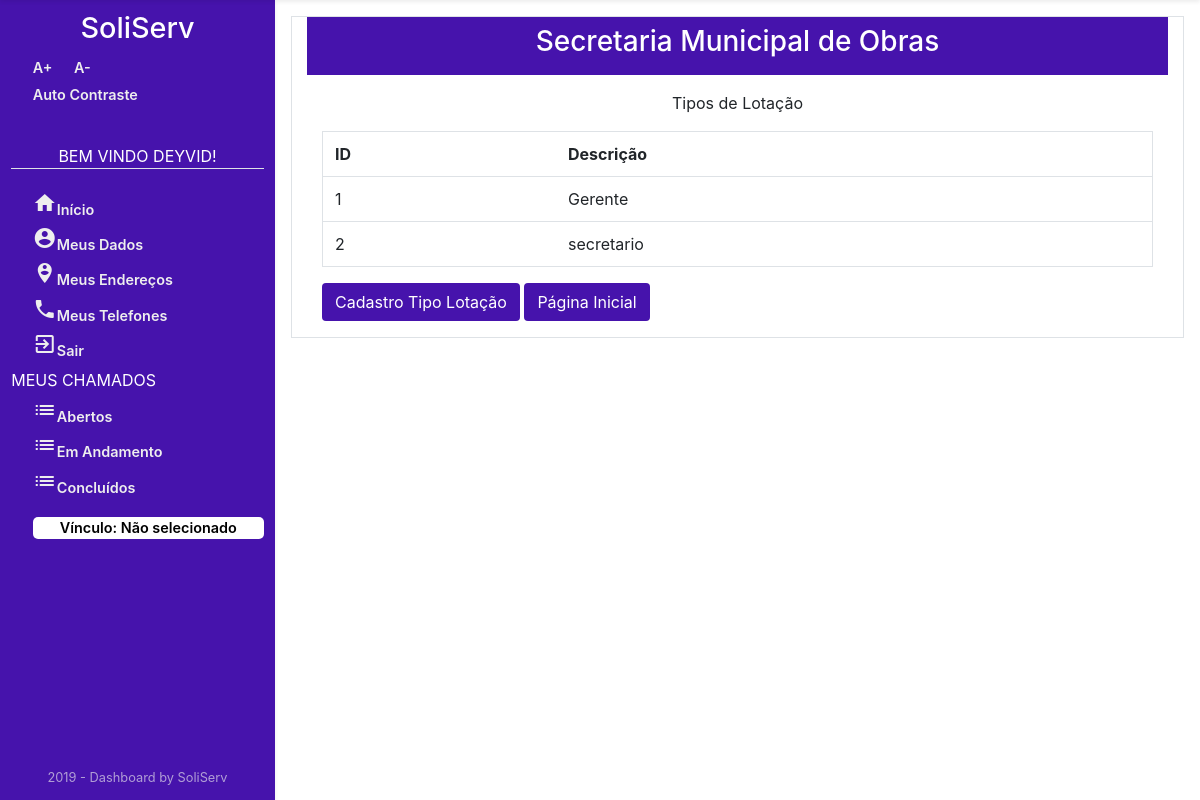
/Orgao/TiposLotacao/ (signed in), run on an earlier commit of the app's database.
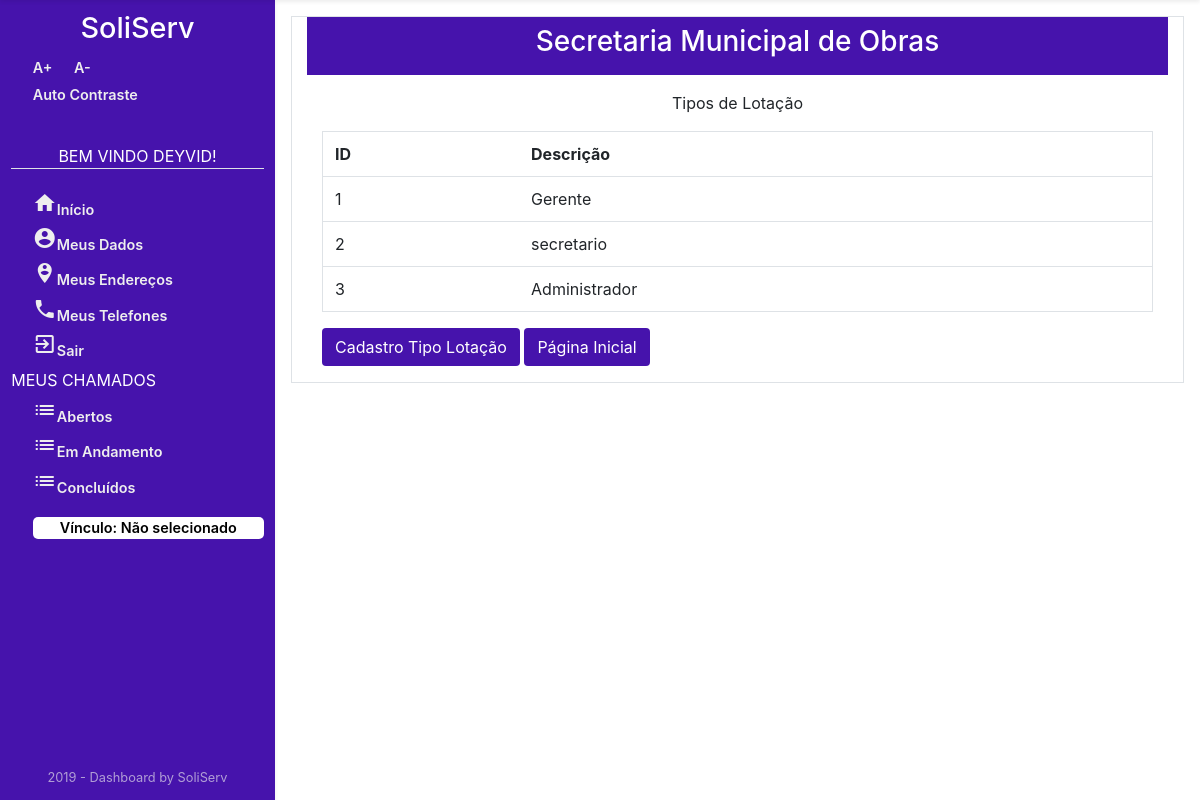
And on a later commit of the database.
### Orgao/models.py (models this page shows, shortened)
class TipoLotacao(models.Model):
    descricao = models.CharField('DESCRIÇÃO', max_length=45)
    class Meta:
        verbose_name = "TipoLotacao"
        verbose_name_plural = "TiposLotacao"

### Orgao/views.py (the view)
# urls.py: path('TiposLotacao/', views.TipoLotacaoList, name='tipos_lotacao'),
def TipoLotacaoList(request):
    tipo_lotacao_list = TipoLotacao.objects.all()
    context = {'tipo_lotacao_list': tipo_lotacao_list}
    if not request.user.is_authenticated:
        return render(request, 'Usuario/acessoNegado.html')
    else:
        return render(request, 'Orgao/tiposLotacao.html', context)

### Orgao/templates/Orgao/tiposLotacao.html (shortened to what this page needs)
{% extends "sistemaDeGestaoDeServicosPublicos/index1.html" %}
{% block centro %}
<main id="Orgao" class="container border">
    <div id="tituloOrgao" class="container pb-2 pt-2">
        <h3>Secretaria Municipal de Obras</h3>
    </div>
    <div class="container">
    {% block centroOrgao %}
    {% if tipo_lotacao_list %}
    <form>
        <p class="text-center mt-3">Tipos de Lotação</p>
        <table class="table border">
            <tr>
                <th>ID</th>
                <th>Descrição</th>
            </tr>
            {% for tipos in tipo_lotacao_list %}
            <tr>
                <td>{{tipos.id}}</td>
                <td>{{tipos.descricao}}</td>
            </tr>
            {% endfor %}
        </table>
        <a class="btn  mb-3" href="{% url 'Orgao:cadastro_Tipo_Lotacao'%}"style="background: #4613ac; color: white;">Cadastro Tipo Lotação</a>
        <a class="btn  mb-3" href="{% url 'Orgao:orgao_index'%}"style="background: #4613ac; color: white;" title="Voltar a HomePage">Página Inicial</a>
    </form>
    {% endif %}
    {% endblock %}
    </div>
</main>
{% endblock %}

What changed in the data, as far as the page shows it:
added TipoLotacao: id "3", descricao "Administrador"
